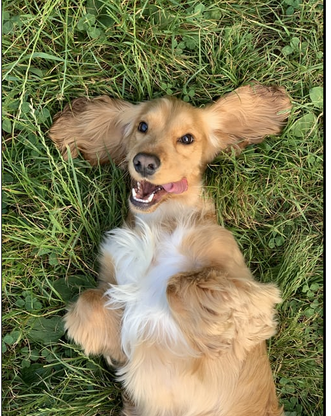
%> input picture Assignment-2/Assignment_2/Dog.png, 331 x 416 px, shrunk from 515 x 647 before the run
$ octave dot.m   (GNU Octave 9; MATLAB toolbox functions it lacks are replaced by stand-ins)
%> lines starting %> are read from the running program, lines starting %| are printed output that depends on the picture; in (x1, y1, x2, y2) boxes, pixels count from 0 and x2, y2 are one past the last pixel; in counts of white or black regions, pixels touching at a corner belong together; the program's own positions count from 1
original = imread("Dog.png");
%> original is the input picture: size 416x331x3 uint8; mean R, G, B 127.1, 123.9, 86

% Using threshold algorithm
% Reading the image and the mask
input = imread('Dog.png');
input = rgb2gray(input);
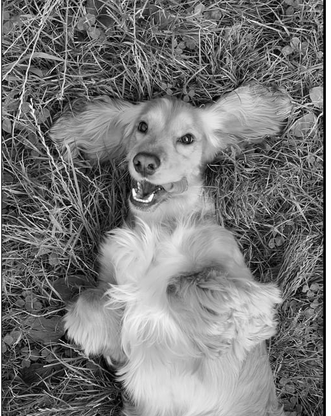
%> input: size 416x331 uint8; min 0, max 255, mean 120.5
mask = imread("Dog_mask.png");
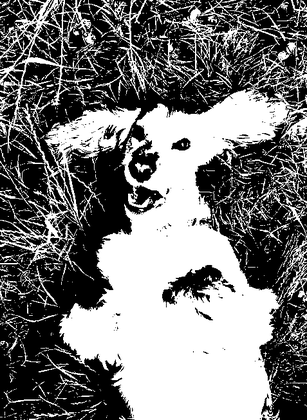
%> input picture Assignment-2/Assignment_2/Dog_mask.png, 307 x 420 px, shrunk from 477 x 653 before the run
%> mask is the input picture: size 420x307x3 uint8; min 0, max 255, mean 119.6


% Applying the threshold with value 130
T = 130;

% Iterating on each pixel and set the value accourding to the threshold
[row, col]=size(input);
%> row = 416; col = 331
IM_BW = zeros(row,col);

for i = 1:row
    for j=1:col
        if(input(i,j) > T)
            IM_BW(i,j)=1;
        else
            IM_BW(i,j)=0;
        end
    end
end
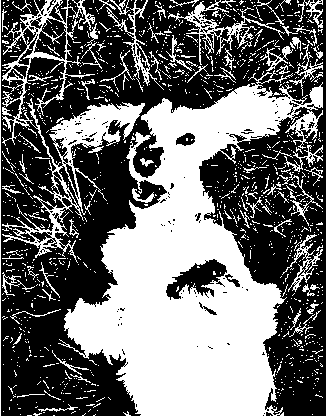
%> IM_BW: size 416x331 double; values 0 (black) and 1 (white), 43.8% white; 1229 white regions (1140 under 20 px), largest, box (x1, y1, x2, y2) and area: (58, 70, 323, 416) 40156, (2, 0, 145, 263) 6556, (326, 0, 331, 416) 2080


% Using k-means clustering algorithm
% Convert the image to double
img_double = im2double(original);

% Reshape the image into a 2D array for k-means clustering
img_reshaped = reshape(img_double, [], 3);

% Use k-means clustering to segment the image into 4 clusters
num_clusters = 4;
[cluster_idx, centroid] = kmeans(img_reshaped, num_clusters);
%> centroid = [0.168 0.201 0.079; 0.879 0.808 0.709; 0.395 0.425 0.246; 0.678 0.612 0.437]

% Reshape the cluster indices back into an image
clustered_img = reshape(cluster_idx, size(original, 1), size(original, 2));
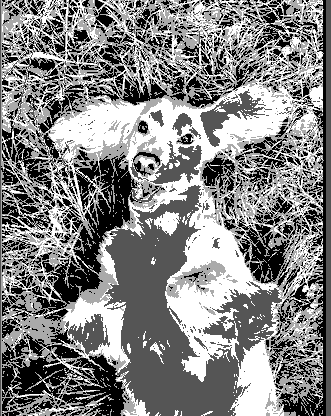
%> clustered_img: size 416x331 double; min 1, max 4, mean 2.56; drawn with min black and max white


% Using watershed algorithm
% Reading the image
imgW = imread("Dog.png");

% Convert the image to grayscale
img_grayW = rgb2gray(imgW);

% Threshold the image to create a binary mask
threshold = graythresh(img_grayW);
%> threshold = 0.482
binary_mask = imbinarize(img_grayW, threshold);
%> binary_mask: size 416x331 logical; 47.2% white; 1102 white regions (1019 under 20 px), largest, box (x1, y1, x2, y2) and area: (2, 0, 323, 416) 51479, (326, 0, 331, 416) 2080, (166, 0, 299, 86) 1971

% Use the distance transform to create a "distance map" where the pixel values
% represent the distance to the nearest non-zero pixel in the binary mask
distance_transform = bwdist(~binary_mask);
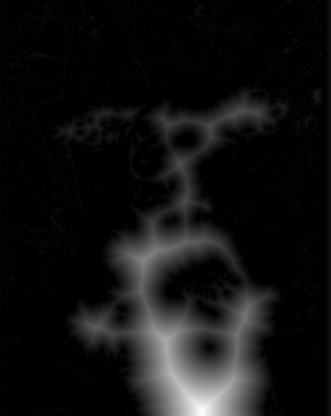
%> distance_transform: size 416x331 single; min 0, max 63.39, mean 4.5; drawn with min black and max white

% Apply the watershed algorithm to the distance map to segment the image
labelsW = watershed(-distance_transform);
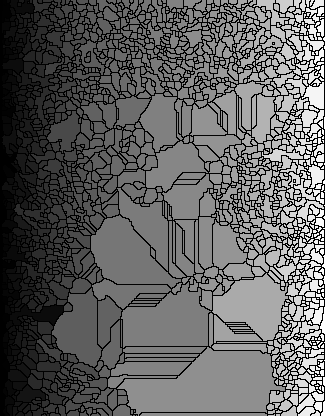
%> labelsW: size 416x331 uint16; min 0, max 1744, mean 682.2; drawn with min black and max white
%---------------------------------------------------------------------

%evaluating the result using Dice Coefficient Similarity
mask2 = imread("Dog_mask.png");
mask2 = rgb2gray(mask2);

mask2 = false(size(IM_BW));
mask2(25:end-25,25:end-25) = true;
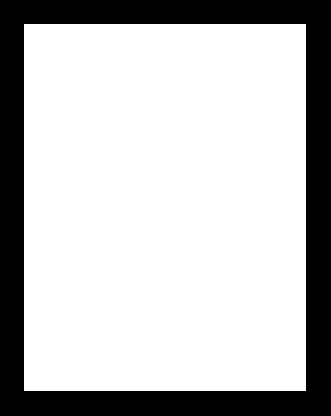
%> mask2: size 416x331 logical; 75.2% white; 1 black region, box (x1, y1, x2, y2) and area: (0, 0, 331, 416) 34202

mask2 = im2double(mask2);
IM_BW = im2double(IM_BW);

%> (the run ends here)
